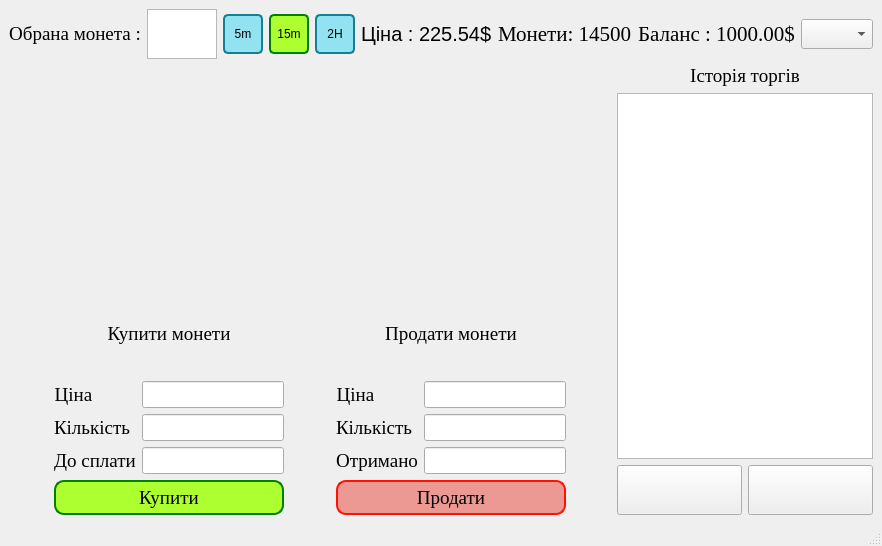
<?xml version="1.0" encoding="UTF-8"?>
<ui version="4.0">
 <class>TradeWindow</class>
 <widget class="QMainWindow" name="TradeWindow">
  <property name="geometry">
   <rect>
    <x>0</x>
    <y>0</y>
    <width>851</width>
    <height>546</height>
   </rect>
  </property>
  <property name="windowTitle">
   <string>TradeWindow</string>
  </property>
  <widget class="QWidget" name="centralwidget">
   <layout class="QGridLayout" name="gridLayout_3">
    <item row="0" column="0">
     <layout class="QGridLayout" name="gridLayout">
      <item row="1" column="0">
       <layout class="QHBoxLayout" name="horizontalLayout_3">
        <item>
         <layout class="QVBoxLayout" name="verticalLayout_4">
          <item>
           <widget class="QWidget" name="widget" native="true">
            <property name="minimumSize">
             <size>
              <width>400</width>
              <height>200</height>
             </size>
            </property>
           </widget>
          </item>
          <item>
           <layout class="QHBoxLayout" name="horizontalLayout_2">
            <item>
             <spacer name="horizontalSpacer_5">
              <property name="orientation">
               <enum>Qt::Horizontal</enum>
              </property>
              <property name="sizeType">
               <enum>QSizePolicy::Expanding</enum>
              </property>
              <property name="sizeHint" stdset="0">
               <size>
                <width>40</width>
                <height>20</height>
               </size>
              </property>
             </spacer>
            </item>
            <item>
             <layout class="QVBoxLayout" name="verticalLayout">
              <item>
               <widget class="QLabel" name="label_2">
                <property name="font">
                 <font>
                  <family>Times New Roman</family>
                  <pointsize>14</pointsize>
                 </font>
                </property>
                <property name="text">
                 <string>Купити монети</string>
                </property>
                <property name="alignment">
                 <set>Qt::AlignCenter</set>
                </property>
               </widget>
              </item>
              <item>
               <layout class="QFormLayout" name="formLayout">
                <item row="0" column="0">
                 <widget class="QLabel" name="label_3">
                  <property name="font">
                   <font>
                    <family>Times New Roman</family>
                    <pointsize>14</pointsize>
                   </font>
                  </property>
                  <property name="text">
                   <string>Ціна</string>
                  </property>
                  <property name="alignment">
                   <set>Qt::AlignCenter</set>
                  </property>
                 </widget>
                </item>
                <item row="0" column="1">
                 <widget class="QLineEdit" name="linedEdit_price_buy">
                  <property name="font">
                   <font>
                    <pointsize>12</pointsize>
                   </font>
                  </property>
                  <property name="readOnly">
                   <bool>true</bool>
                  </property>
                 </widget>
                </item>
                <item row="1" column="0">
                 <widget class="QLabel" name="label_4">
                  <property name="font">
                   <font>
                    <family>Times New Roman</family>
                    <pointsize>14</pointsize>
                   </font>
                  </property>
                  <property name="text">
                   <string>Кількість</string>
                  </property>
                  <property name="alignment">
                   <set>Qt::AlignCenter</set>
                  </property>
                 </widget>
                </item>
                <item row="1" column="1">
                 <widget class="QLineEdit" name="lineEdit_count_buy">
                  <property name="font">
                   <font>
                    <pointsize>12</pointsize>
                   </font>
                  </property>
                 </widget>
                </item>
                <item row="2" column="0">
                 <widget class="QLabel" name="label_5">
                  <property name="font">
                   <font>
                    <family>Times New Roman</family>
                    <pointsize>14</pointsize>
                   </font>
                  </property>
                  <property name="text">
                   <string>До сплати</string>
                  </property>
                  <property name="alignment">
                   <set>Qt::AlignCenter</set>
                  </property>
                 </widget>
                </item>
                <item row="2" column="1">
                 <widget class="QLineEdit" name="lineEdit_total_to_buy">
                  <property name="font">
                   <font>
                    <pointsize>12</pointsize>
                   </font>
                  </property>
                  <property name="readOnly">
                   <bool>true</bool>
                  </property>
                 </widget>
                </item>
               </layout>
              </item>
              <item>
               <widget class="QPushButton" name="btn_buy_cryptocurrency">
                <property name="minimumSize">
                 <size>
                  <width>0</width>
                  <height>35</height>
                 </size>
                </property>
                <property name="font">
                 <font>
                  <family>Times New Roman</family>
                  <pointsize>14</pointsize>
                 </font>
                </property>
                <property name="styleSheet">
                 <string notr="true">QPushButton {
	border: 2px solid green; 
	background: greenyellow; 
	border-radius: 10px;
}</string>
                </property>
                <property name="text">
                 <string>Купити</string>
                </property>
               </widget>
              </item>
             </layout>
            </item>
            <item>
             <spacer name="horizontalSpacer_7">
              <property name="orientation">
               <enum>Qt::Horizontal</enum>
              </property>
              <property name="sizeType">
               <enum>QSizePolicy::Expanding</enum>
              </property>
              <property name="sizeHint" stdset="0">
               <size>
                <width>40</width>
                <height>20</height>
               </size>
              </property>
             </spacer>
            </item>
            <item>
             <layout class="QVBoxLayout" name="verticalLayout_2">
              <item>
               <widget class="QLabel" name="label_6">
                <property name="font">
                 <font>
                  <family>Times New Roman</family>
                  <pointsize>14</pointsize>
                 </font>
                </property>
                <property name="text">
                 <string>Продати монети</string>
                </property>
                <property name="alignment">
                 <set>Qt::AlignCenter</set>
                </property>
               </widget>
              </item>
              <item>
               <layout class="QFormLayout" name="formLayout_2">
                <item row="0" column="0">
                 <widget class="QLabel" name="label_9">
                  <property name="font">
                   <font>
                    <family>Times New Roman</family>
                    <pointsize>14</pointsize>
                   </font>
                  </property>
                  <property name="text">
                   <string>Ціна</string>
                  </property>
                  <property name="alignment">
                   <set>Qt::AlignCenter</set>
                  </property>
                 </widget>
                </item>
                <item row="0" column="1">
                 <widget class="QLineEdit" name="linedEdit_price_sell">
                  <property name="font">
                   <font>
                    <pointsize>12</pointsize>
                   </font>
                  </property>
                  <property name="readOnly">
                   <bool>true</bool>
                  </property>
                 </widget>
                </item>
                <item row="1" column="0">
                 <widget class="QLabel" name="label_8">
                  <property name="font">
                   <font>
                    <family>Times New Roman</family>
                    <pointsize>14</pointsize>
                   </font>
                  </property>
                  <property name="text">
                   <string>Кількість</string>
                  </property>
                  <property name="alignment">
                   <set>Qt::AlignCenter</set>
                  </property>
                 </widget>
                </item>
                <item row="1" column="1">
                 <widget class="QLineEdit" name="lineEdit_count_sell">
                  <property name="font">
                   <font>
                    <pointsize>12</pointsize>
                   </font>
                  </property>
                 </widget>
                </item>
                <item row="2" column="0">
                 <widget class="QLabel" name="label_7">
                  <property name="font">
                   <font>
                    <family>Times New Roman</family>
                    <pointsize>14</pointsize>
                   </font>
                  </property>
                  <property name="text">
                   <string>Отримано</string>
                  </property>
                  <property name="alignment">
                   <set>Qt::AlignCenter</set>
                  </property>
                 </widget>
                </item>
                <item row="2" column="1">
                 <widget class="QLineEdit" name="lineEdit_total_to_sell">
                  <property name="font">
                   <font>
                    <pointsize>12</pointsize>
                   </font>
                  </property>
                  <property name="readOnly">
                   <bool>true</bool>
                  </property>
                 </widget>
                </item>
               </layout>
              </item>
              <item>
               <widget class="QPushButton" name="btn_sell_cryptocurrency">
                <property name="minimumSize">
                 <size>
                  <width>0</width>
                  <height>35</height>
                 </size>
                </property>
                <property name="font">
                 <font>
                  <family>Times New Roman</family>
                  <pointsize>14</pointsize>
                 </font>
                </property>
                <property name="styleSheet">
                 <string notr="true">QPushButton {
	border: 2px solid #FF1300; 
	background: #EC9993; 
	border-radius: 10px;
}</string>
                </property>
                <property name="text">
                 <string>Продати</string>
                </property>
               </widget>
              </item>
             </layout>
            </item>
            <item>
             <spacer name="horizontalSpacer_6">
              <property name="orientation">
               <enum>Qt::Horizontal</enum>
              </property>
              <property name="sizeType">
               <enum>QSizePolicy::Expanding</enum>
              </property>
              <property name="sizeHint" stdset="0">
               <size>
                <width>40</width>
                <height>20</height>
               </size>
              </property>
             </spacer>
            </item>
           </layout>
          </item>
         </layout>
        </item>
        <item>
         <layout class="QVBoxLayout" name="verticalLayout_3" stretch="0,0,0">
          <item>
           <widget class="QLabel" name="label">
            <property name="sizePolicy">
             <sizepolicy hsizetype="Preferred" vsizetype="Minimum">
              <horstretch>0</horstretch>
              <verstretch>0</verstretch>
             </sizepolicy>
            </property>
            <property name="font">
             <font>
              <family>Times New Roman</family>
              <pointsize>14</pointsize>
             </font>
            </property>
            <property name="text">
             <string>Історія торгів</string>
            </property>
            <property name="alignment">
             <set>Qt::AlignCenter</set>
            </property>
           </widget>
          </item>
          <item>
           <widget class="QTableView" name="tableView_trade_history">
            <property name="sizePolicy">
             <sizepolicy hsizetype="Maximum" vsizetype="Expanding">
              <horstretch>0</horstretch>
              <verstretch>0</verstretch>
             </sizepolicy>
            </property>
           </widget>
          </item>
          <item>
           <layout class="QHBoxLayout" name="horizontalLayout">
            <item>
             <widget class="QPushButton" name="exit_button">
              <property name="sizePolicy">
               <sizepolicy hsizetype="Preferred" vsizetype="Fixed">
                <horstretch>0</horstretch>
                <verstretch>0</verstretch>
               </sizepolicy>
              </property>
              <property name="minimumSize">
               <size>
                <width>0</width>
                <height>50</height>
               </size>
              </property>
              <property name="font">
               <font>
                <family>Times New Roman</family>
                <pointsize>12</pointsize>
               </font>
              </property>
              <property name="text">
               <string/>
              </property>
              <property name="icon">
               <iconset>
                <normaloff>images/exit.png</normaloff>images/exit.png</iconset>
              </property>
              <property name="iconSize">
               <size>
                <width>40</width>
                <height>40</height>
               </size>
              </property>
              <property name="soundPath" stdset="0">
               <string/>
              </property>
             </widget>
            </item>
            <item>
             <widget class="QPushButton" name="to_portfolio_btn">
              <property name="sizePolicy">
               <sizepolicy hsizetype="Preferred" vsizetype="Fixed">
                <horstretch>0</horstretch>
                <verstretch>0</verstretch>
               </sizepolicy>
              </property>
              <property name="minimumSize">
               <size>
                <width>0</width>
                <height>50</height>
               </size>
              </property>
              <property name="font">
               <font>
                <family>Times New Roman</family>
                <pointsize>12</pointsize>
               </font>
              </property>
              <property name="text">
               <string/>
              </property>
              <property name="icon">
               <iconset>
                <normaloff>images/economics.png</normaloff>images/economics.png</iconset>
              </property>
              <property name="iconSize">
               <size>
                <width>40</width>
                <height>40</height>
               </size>
              </property>
             </widget>
            </item>
           </layout>
          </item>
         </layout>
        </item>
       </layout>
      </item>
      <item row="0" column="0">
       <layout class="QGridLayout" name="gridLayout_2">
        <item row="0" column="0">
         <layout class="QHBoxLayout" name="horizontalLayout_5">
          <item>
           <widget class="QLabel" name="label_10">
            <property name="sizePolicy">
             <sizepolicy hsizetype="Preferred" vsizetype="Maximum">
              <horstretch>0</horstretch>
              <verstretch>0</verstretch>
             </sizepolicy>
            </property>
            <property name="maximumSize">
             <size>
              <width>16777215</width>
              <height>50</height>
             </size>
            </property>
            <property name="font">
             <font>
              <family>Times New Roman</family>
              <pointsize>14</pointsize>
             </font>
            </property>
            <property name="text">
             <string>Обрана монета :</string>
            </property>
            <property name="alignment">
             <set>Qt::AlignCenter</set>
            </property>
           </widget>
          </item>
         </layout>
        </item>
        <item row="0" column="2">
         <layout class="QHBoxLayout" name="horizontalLayout_4">
          <item>
           <spacer name="horizontalSpacer">
            <property name="orientation">
             <enum>Qt::Horizontal</enum>
            </property>
            <property name="sizeType">
             <enum>QSizePolicy::Preferred</enum>
            </property>
            <property name="sizeHint" stdset="0">
             <size>
              <width>20</width>
              <height>20</height>
             </size>
            </property>
           </spacer>
          </item>
          <item>
           <widget class="QPushButton" name="btn_5_minutes">
            <property name="sizePolicy">
             <sizepolicy hsizetype="Minimum" vsizetype="Maximum">
              <horstretch>0</horstretch>
              <verstretch>0</verstretch>
             </sizepolicy>
            </property>
            <property name="maximumSize">
             <size>
              <width>40</width>
              <height>40</height>
             </size>
            </property>
            <property name="styleSheet">
             <string notr="true">QPushButton {
	background: 	#92E2F1;
    border: 2px solid #158094;	
	height: 40px;
	width: 40px;
	border-radius: 5px;
}</string>
            </property>
            <property name="text">
             <string>5m</string>
            </property>
           </widget>
          </item>
          <item>
           <widget class="QPushButton" name="btn_15_minutes">
            <property name="sizePolicy">
             <sizepolicy hsizetype="Minimum" vsizetype="Maximum">
              <horstretch>0</horstretch>
              <verstretch>0</verstretch>
             </sizepolicy>
            </property>
            <property name="maximumSize">
             <size>
              <width>40</width>
              <height>40</height>
             </size>
            </property>
            <property name="styleSheet">
             <string notr="true">QPushButton {
	border: 2px solid green; 
	background: greenyellow; 
	height: 40px; 
	width: 40px; 
	border-radius: 5px;
}</string>
            </property>
            <property name="text">
             <string>15m</string>
            </property>
           </widget>
          </item>
          <item>
           <widget class="QPushButton" name="btn_2_hours">
            <property name="sizePolicy">
             <sizepolicy hsizetype="Minimum" vsizetype="Maximum">
              <horstretch>0</horstretch>
              <verstretch>0</verstretch>
             </sizepolicy>
            </property>
            <property name="minimumSize">
             <size>
              <width>40</width>
              <height>40</height>
             </size>
            </property>
            <property name="maximumSize">
             <size>
              <width>40</width>
              <height>40</height>
             </size>
            </property>
            <property name="styleSheet">
             <string notr="true">QPushButton {
	background: 	#92E2F1;
    border: 2px solid #158094;	
	height: 40px;
	width: 40px;
	border-radius: 5px;
}</string>
            </property>
            <property name="text">
             <string>2H</string>
            </property>
           </widget>
          </item>
          <item>
           <spacer name="horizontalSpacer_2">
            <property name="orientation">
             <enum>Qt::Horizontal</enum>
            </property>
            <property name="sizeType">
             <enum>QSizePolicy::Preferred</enum>
            </property>
            <property name="sizeHint" stdset="0">
             <size>
              <width>20</width>
              <height>20</height>
             </size>
            </property>
           </spacer>
          </item>
          <item>
           <widget class="QLabel" name="price_label">
            <property name="sizePolicy">
             <sizepolicy hsizetype="Preferred" vsizetype="Maximum">
              <horstretch>0</horstretch>
              <verstretch>0</verstretch>
             </sizepolicy>
            </property>
            <property name="maximumSize">
             <size>
              <width>16777215</width>
              <height>50</height>
             </size>
            </property>
            <property name="font">
             <font>
              <pointsize>15</pointsize>
             </font>
            </property>
            <property name="text">
             <string>Ціна : 225.54$</string>
            </property>
           </widget>
          </item>
          <item>
           <spacer name="horizontalSpacer_3">
            <property name="orientation">
             <enum>Qt::Horizontal</enum>
            </property>
            <property name="sizeHint" stdset="0">
             <size>
              <width>25</width>
              <height>20</height>
             </size>
            </property>
           </spacer>
          </item>
          <item>
           <widget class="QLabel" name="coins_balance_label">
            <property name="sizePolicy">
             <sizepolicy hsizetype="Preferred" vsizetype="Maximum">
              <horstretch>0</horstretch>
              <verstretch>0</verstretch>
             </sizepolicy>
            </property>
            <property name="maximumSize">
             <size>
              <width>16777215</width>
              <height>50</height>
             </size>
            </property>
            <property name="font">
             <font>
              <family>Times New Roman</family>
              <pointsize>16</pointsize>
             </font>
            </property>
            <property name="styleSheet">
             <string notr="true"/>
            </property>
            <property name="text">
             <string>Монети: 14500</string>
            </property>
           </widget>
          </item>
          <item>
           <spacer name="horizontalSpacer_9">
            <property name="orientation">
             <enum>Qt::Horizontal</enum>
            </property>
            <property name="sizeHint" stdset="0">
             <size>
              <width>25</width>
              <height>20</height>
             </size>
            </property>
           </spacer>
          </item>
          <item>
           <widget class="QLabel" name="balance_label">
            <property name="sizePolicy">
             <sizepolicy hsizetype="Preferred" vsizetype="Maximum">
              <horstretch>0</horstretch>
              <verstretch>0</verstretch>
             </sizepolicy>
            </property>
            <property name="maximumSize">
             <size>
              <width>16777215</width>
              <height>50</height>
             </size>
            </property>
            <property name="font">
             <font>
              <family>Times New Roman</family>
              <pointsize>16</pointsize>
             </font>
            </property>
            <property name="text">
             <string>Баланс : 1000.00$</string>
            </property>
           </widget>
          </item>
          <item>
           <spacer name="horizontalSpacer_10">
            <property name="orientation">
             <enum>Qt::Horizontal</enum>
            </property>
            <property name="sizeHint" stdset="0">
             <size>
              <width>20</width>
              <height>20</height>
             </size>
            </property>
           </spacer>
          </item>
          <item>
           <widget class="QComboBox" name="comboBox">
            <property name="minimumSize">
             <size>
              <width>0</width>
              <height>30</height>
             </size>
            </property>
            <property name="styleSheet">
             <string notr="true"/>
            </property>
           </widget>
          </item>
          <item>
           <spacer name="horizontalSpacer_4">
            <property name="orientation">
             <enum>Qt::Horizontal</enum>
            </property>
            <property name="sizeHint" stdset="0">
             <size>
              <width>25</width>
              <height>20</height>
             </size>
            </property>
           </spacer>
          </item>
         </layout>
        </item>
        <item row="0" column="1">
         <widget class="QTableWidget" name="table_coins">
          <property name="sizePolicy">
           <sizepolicy hsizetype="Expanding" vsizetype="Fixed">
            <horstretch>0</horstretch>
            <verstretch>0</verstretch>
           </sizepolicy>
          </property>
          <property name="maximumSize">
           <size>
            <width>16777215</width>
            <height>50</height>
           </size>
          </property>
          <property name="mouseTracking">
           <bool>true</bool>
          </property>
          <property name="styleSheet">
           <string notr="true">QTableWidget::item{
 	selection-background-color: greenyellow;
	selection-color: black;
}
QTableWidget::item:hover{
	 background: greenyellow;
	 color: black;
	 border: 2px solid green; 
	 border-radius: 5px;
}</string>
          </property>
          <property name="selectionMode">
           <enum>QAbstractItemView::SingleSelection</enum>
          </property>
          <property name="textElideMode">
           <enum>Qt::ElideMiddle</enum>
          </property>
          <attribute name="horizontalHeaderCascadingSectionResizes">
           <bool>true</bool>
          </attribute>
          <attribute name="verticalHeaderStretchLastSection">
           <bool>true</bool>
          </attribute>
         </widget>
        </item>
       </layout>
      </item>
     </layout>
    </item>
   </layout>
  </widget>
  <widget class="QMenuBar" name="menubar">
   <property name="geometry">
    <rect>
     <x>0</x>
     <y>0</y>
     <width>851</width>
     <height>22</height>
    </rect>
   </property>
  </widget>
  <widget class="QStatusBar" name="statusbar"/>
 </widget>
 <resources/>
 <connections/>
</ui>
